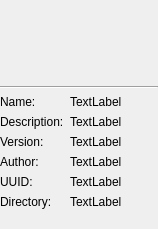
<?xml version="1.0" encoding="UTF-8"?>
<ui version="4.0">
 <class>librepcb::workspace::LibraryInfoWidget</class>
 <widget class="QWidget" name="librepcb::workspace::LibraryInfoWidget">
  <property name="geometry">
   <rect>
    <x>0</x>
    <y>0</y>
    <width>158</width>
    <height>229</height>
   </rect>
  </property>
  <property name="windowTitle">
   <string>Form</string>
  </property>
  <layout class="QVBoxLayout" name="verticalLayout">
   <property name="leftMargin">
    <number>0</number>
   </property>
   <property name="topMargin">
    <number>0</number>
   </property>
   <property name="rightMargin">
    <number>0</number>
   </property>
   <property name="bottomMargin">
    <number>0</number>
   </property>
   <item>
    <widget class="QLabel" name="lblImage">
     <property name="minimumSize">
      <size>
       <width>80</width>
       <height>80</height>
      </size>
     </property>
     <property name="maximumSize">
      <size>
       <width>16777215</width>
       <height>80</height>
      </size>
     </property>
     <property name="lineWidth">
      <number>0</number>
     </property>
     <property name="text">
      <string/>
     </property>
     <property name="alignment">
      <set>Qt::AlignCenter</set>
     </property>
    </widget>
   </item>
   <item>
    <widget class="Line" name="line">
     <property name="orientation">
      <enum>Qt::Horizontal</enum>
     </property>
    </widget>
   </item>
   <item>
    <layout class="QFormLayout" name="formLayout">
     <item row="0" column="0">
      <widget class="QLabel" name="label">
       <property name="text">
        <string>Name:</string>
       </property>
      </widget>
     </item>
     <item row="0" column="1">
      <widget class="QLabel" name="lblName">
       <property name="text">
        <string>TextLabel</string>
       </property>
      </widget>
     </item>
     <item row="1" column="0">
      <widget class="QLabel" name="label_2">
       <property name="text">
        <string>Description:</string>
       </property>
      </widget>
     </item>
     <item row="1" column="1">
      <widget class="QLabel" name="lblDescription">
       <property name="text">
        <string>TextLabel</string>
       </property>
      </widget>
     </item>
     <item row="2" column="0">
      <widget class="QLabel" name="label_3">
       <property name="text">
        <string>Version:</string>
       </property>
      </widget>
     </item>
     <item row="2" column="1">
      <widget class="QLabel" name="lblVersion">
       <property name="text">
        <string>TextLabel</string>
       </property>
      </widget>
     </item>
     <item row="3" column="0">
      <widget class="QLabel" name="label_7">
       <property name="text">
        <string>Author:</string>
       </property>
      </widget>
     </item>
     <item row="3" column="1">
      <widget class="QLabel" name="lblAuthor">
       <property name="text">
        <string>TextLabel</string>
       </property>
      </widget>
     </item>
     <item row="4" column="0">
      <widget class="QLabel" name="label_9">
       <property name="text">
        <string>UUID:</string>
       </property>
      </widget>
     </item>
     <item row="4" column="1">
      <widget class="QLabel" name="lblUuid">
       <property name="text">
        <string>TextLabel</string>
       </property>
       <property name="textInteractionFlags">
        <set>Qt::LinksAccessibleByMouse|Qt::TextSelectableByMouse</set>
       </property>
      </widget>
     </item>
     <item row="5" column="0">
      <widget class="QLabel" name="label_11">
       <property name="text">
        <string>Directory:</string>
       </property>
      </widget>
     </item>
     <item row="5" column="1">
      <widget class="QLabel" name="lblDirectory">
       <property name="text">
        <string>TextLabel</string>
       </property>
       <property name="openExternalLinks">
        <bool>true</bool>
       </property>
       <property name="textInteractionFlags">
        <set>Qt::TextBrowserInteraction</set>
       </property>
      </widget>
     </item>
    </layout>
   </item>
  </layout>
 </widget>
 <resources/>
 <connections/>
</ui>
